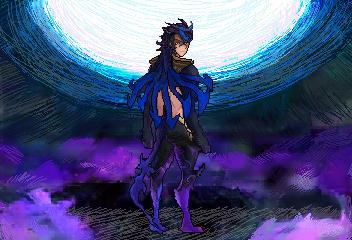

Tiled map render using the project's own tile images. Description and the whole map definition, tile-layer contents included, below:
An orthogonal 22x15 tile map with 16x16 px tiles, 4 tile layers (Back, Buildings, Front, Paths).

<map version="1.2" tiledversion="1.3.3" orientation="orthogonal" renderorder="right-down" width="22" height="15" tilewidth="16" tileheight="16" infinite="0" nextlayerid="9" nextobjectid="1">
 <tileset firstgid="1" name="GoldenEyes" tilewidth="16" tileheight="16" tilecount="330" columns="22">
  <image source="z_GoldenEyes.png" width="356" height="240" />
 </tileset>
 <layer id="1" name="Back" width="22" height="15">
  <data encoding="csv">
1,2,3,4,5,6,7,8,9,10,11,12,13,14,15,16,17,18,19,20,21,22,
23,24,25,26,27,28,29,30,31,32,33,34,35,36,37,38,39,40,41,42,43,44,
45,46,47,48,49,50,51,52,53,54,55,56,57,58,59,60,61,62,63,64,65,66,
67,68,69,70,71,72,73,74,75,76,77,78,79,80,81,82,83,84,85,86,87,88,
89,90,91,92,93,94,95,96,97,98,99,100,101,102,103,104,105,106,107,108,109,110,
111,112,113,114,115,116,117,118,119,120,121,122,123,124,125,126,127,128,129,130,131,132,
133,134,135,136,137,138,139,140,141,142,143,144,145,146,147,148,149,150,151,152,153,154,
155,156,157,158,159,160,161,162,163,164,165,166,167,168,169,170,171,172,173,174,175,176,
177,178,179,180,181,182,183,184,185,186,187,188,189,190,191,192,193,194,195,196,197,198,
199,200,201,202,203,204,205,206,207,208,209,210,211,212,213,214,215,216,217,218,219,220,
221,222,223,224,225,226,227,228,229,230,231,232,233,234,235,236,237,238,239,240,241,242,
243,244,245,246,247,248,249,250,251,252,253,254,255,256,257,258,259,260,261,262,263,264,
265,266,267,268,269,270,271,272,273,274,275,276,277,278,279,280,281,282,283,284,285,286,
287,288,289,290,291,292,293,294,295,296,297,298,299,300,301,302,303,304,305,306,307,308,
309,310,311,312,313,314,315,316,317,318,319,320,321,322,323,324,325,326,327,328,329,330
</data>
 </layer>
 <objectgroup id="2" name="Back" />
 <layer id="3" name="Buildings" width="22" height="15">
  <data encoding="csv">
0,0,0,0,0,0,0,0,0,0,0,0,0,0,0,0,0,0,0,0,0,0,
0,0,0,0,0,0,0,0,0,0,0,0,0,0,0,0,0,0,0,0,0,0,
0,0,0,0,0,0,0,0,0,0,0,0,0,0,0,0,0,0,0,0,0,0,
0,0,0,0,0,0,0,0,0,0,0,0,0,0,0,0,0,0,0,0,0,0,
0,0,0,0,0,0,0,0,0,0,0,0,0,0,0,0,0,0,0,0,0,0,
0,0,0,0,0,0,0,0,0,0,0,0,0,0,0,0,0,0,0,0,0,0,
0,0,0,0,0,0,0,0,0,0,0,0,0,0,0,0,0,0,0,0,0,0,
0,0,0,0,0,0,0,0,0,0,0,0,0,0,0,0,0,0,0,0,0,0,
0,0,0,0,0,0,0,0,0,0,0,0,0,0,0,0,0,0,0,0,0,0,
0,0,0,0,0,0,0,0,0,0,0,0,0,0,0,0,0,0,0,0,0,0,
0,0,0,0,0,0,0,0,0,0,0,0,0,0,0,0,0,0,0,0,0,0,
0,0,0,0,0,0,0,0,0,0,0,0,0,0,0,0,0,0,0,0,0,0,
0,0,0,0,0,0,0,0,0,0,0,0,0,0,0,0,0,0,0,0,0,0,
0,0,0,0,0,0,0,0,0,0,0,0,0,0,0,0,0,0,0,0,0,0,
0,0,0,0,0,0,0,0,0,0,0,0,0,0,0,0,0,0,0,0,0,0
</data>
 </layer>
 <objectgroup id="4" name="Buildings" />
 <layer id="5" name="Front" width="22" height="15">
  <data encoding="csv">
0,0,0,0,0,0,0,0,0,0,0,0,0,0,0,0,0,0,0,0,0,0,
0,0,0,0,0,0,0,0,0,0,0,0,0,0,0,0,0,0,0,0,0,0,
0,0,0,0,0,0,0,0,0,0,0,0,0,0,0,0,0,0,0,0,0,0,
0,0,0,0,0,0,0,0,0,0,0,0,0,0,0,0,0,0,0,0,0,0,
0,0,0,0,0,0,0,0,0,0,0,0,0,0,0,0,0,0,0,0,0,0,
0,0,0,0,0,0,0,0,0,0,0,0,0,0,0,0,0,0,0,0,0,0,
0,0,0,0,0,0,0,0,0,0,0,0,0,0,0,0,0,0,0,0,0,0,
0,0,0,0,0,0,0,0,0,0,0,0,0,0,0,0,0,0,0,0,0,0,
0,0,0,0,0,0,0,0,0,0,0,0,0,0,0,0,0,0,0,0,0,0,
0,0,0,0,0,0,0,0,0,0,0,0,0,0,0,0,0,0,0,0,0,0,
0,0,0,0,0,0,0,0,0,0,0,0,0,0,0,0,0,0,0,0,0,0,
0,0,0,0,0,0,0,0,0,0,0,0,0,0,0,0,0,0,0,0,0,0,
0,0,0,0,0,0,0,0,0,0,0,0,0,0,0,0,0,0,0,0,0,0,
0,0,0,0,0,0,0,0,0,0,0,0,0,0,0,0,0,0,0,0,0,0,
0,0,0,0,0,0,0,0,0,0,0,0,0,0,0,0,0,0,0,0,0,0
</data>
 </layer>
 <objectgroup id="6" name="Front" />
 <layer id="7" name="Paths" width="22" height="15">
  <data encoding="csv">
0,0,0,0,0,0,0,0,0,0,0,0,0,0,0,0,0,0,0,0,0,0,
0,0,0,0,0,0,0,0,0,0,0,0,0,0,0,0,0,0,0,0,0,0,
0,0,0,0,0,0,0,0,0,0,0,0,0,0,0,0,0,0,0,0,0,0,
0,0,0,0,0,0,0,0,0,0,0,0,0,0,0,0,0,0,0,0,0,0,
0,0,0,0,0,0,0,0,0,0,0,0,0,0,0,0,0,0,0,0,0,0,
0,0,0,0,0,0,0,0,0,0,0,0,0,0,0,0,0,0,0,0,0,0,
0,0,0,0,0,0,0,0,0,0,0,0,0,0,0,0,0,0,0,0,0,0,
0,0,0,0,0,0,0,0,0,0,0,0,0,0,0,0,0,0,0,0,0,0,
0,0,0,0,0,0,0,0,0,0,0,0,0,0,0,0,0,0,0,0,0,0,
0,0,0,0,0,0,0,0,0,0,0,0,0,0,0,0,0,0,0,0,0,0,
0,0,0,0,0,0,0,0,0,0,0,0,0,0,0,0,0,0,0,0,0,0,
0,0,0,0,0,0,0,0,0,0,0,0,0,0,0,0,0,0,0,0,0,0,
0,0,0,0,0,0,0,0,0,0,0,0,0,0,0,0,0,0,0,0,0,0,
0,0,0,0,0,0,0,0,0,0,0,0,0,0,0,0,0,0,0,0,0,0,
0,0,0,0,0,0,0,0,0,0,0,0,0,0,0,0,0,0,0,0,0,0
</data>
 </layer>
 <objectgroup id="8" name="Paths" />
</map>
